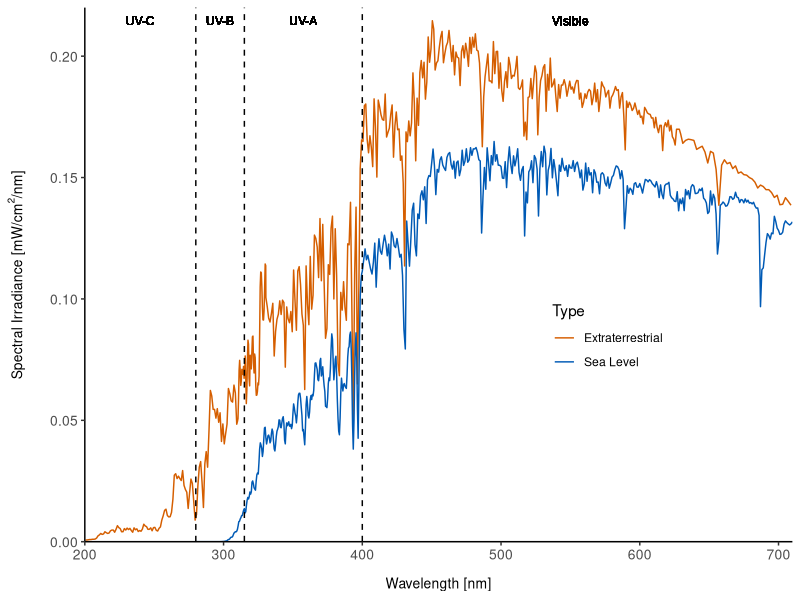
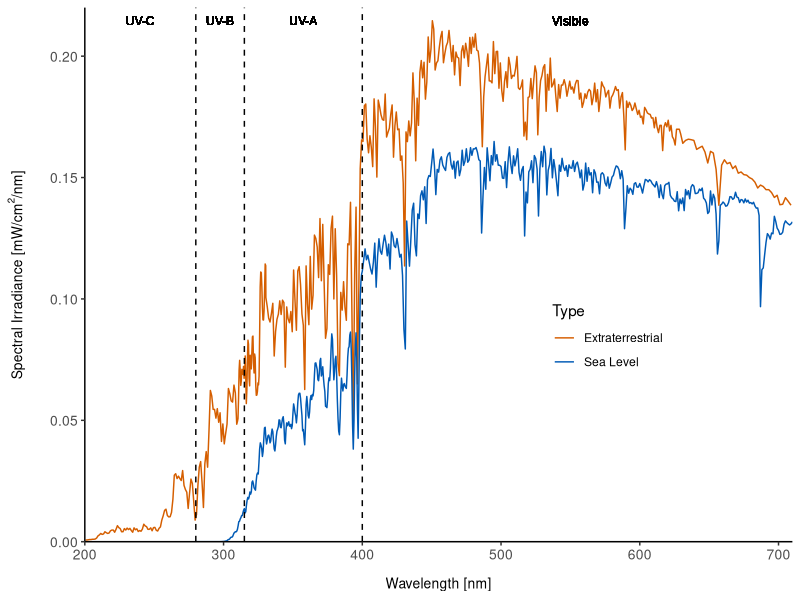

Write R code to recreate these figures, in order.
library(readxl)
library(tidyverse)

# Load solar radiation data from .xls files
solar <- read_xls("../data/e490_00a_amo.xls")
sealevel <- read_xls("../data/astmg173.xls", sheet = "SMARTS2")

solar <- solar %>% mutate(Type = "Extraterrestrial", Wavelength = `Wavelength, nm`, Irradiance = `Wehrli, W/m2/nm`) %>%
  select(Type, Wavelength, Irradiance)
sealevel <- sealevel %>% mutate(Type = "Sea Level", Wavelength = `Wvlgth nm`, Irradiance = `Global tilt  W*m-2*nm-1`) %>%
  select(Type, Wavelength, Irradiance)

# Convert Irradiance from W/m^2/nm to mW/cm^2/nm by multiplying with 0.1
solar_converted <- solar %>% mutate(Irradiance_mW = Irradiance * 0.1)
sealevel_converted <- sealevel %>% mutate(Irradiance_mW = Irradiance * 0.1)

# Combine the converted datasets
combined_converted <- rbind(solar_converted, sealevel_converted)

# Print the combined dataset to the console
print(combined_converted)

# Define the max value for the y-axis
ymax <- max(combined_converted$Irradiance_mW, na.rm = TRUE)

# Plot the data with ggplot
cplot <- ggplot(data = combined_converted, aes(x = Wavelength, y = Irradiance_mW, group = Type, color = Type)) +
  geom_line() +
  scale_x_continuous(breaks = seq(200, 700, by = 100), limits = c(200, 710), expand = c(0,0)) +
  scale_y_continuous(limits = c(0, 0.22), expand = c(0,0)) +
  labs(x = "Wavelength [nm]",
       y = expression("Spectral Irradiance [mW/cm"^{2}*"/nm]")) +
  geom_vline(xintercept = c(280, 315, 400), linetype = "dashed", color = "black", linewidth = 0.5) +
  geom_text(aes(x = 240, y = ymax, label = "UV-C"), size = 3, family = "Arial", color = "black") +
  geom_text(aes(x = 297.5, y = ymax, label = "UV-B"), size = 3, family = "Arial", color = "black") +
  geom_text(aes(x = 357.5, y = ymax, label = "UV-A"), size = 3, family = "Arial", color = "black") +
  geom_text(aes(x = 550, y = ymax, label = "Visible"), size = 3, family = "Arial", color = "black") +
  scale_color_manual(values = c("Extraterrestrial" = "#D55E00", "Sea Level" = "#005AB5")) +
  theme_classic() +
  theme(axis.text = element_text(size = 10), # Increase tick label font size
        axis.title.x = element_text(size = 10, margin = margin(t = 10)), # Increase X axis label font size and add space
        axis.title.y = element_text(size = 10, margin = margin(r = 15)),  # Increase Y axis label font size and add space
        legend.position = c(0.65, 0.3), # Adjust the x and y values for the desired position
        legend.justification = c(0, 0),
        legend.background = element_rect(fill = "transparent", color = "transparent"),
        legend.box.background = element_rect(fill = "transparent", color = "transparent")
  )

cplot

ggsave(filename = "../figure image files/combined_solarplot.svg", plot = cplot, unit = "mm", width = 150, height = 100, dpi = 600) # this plot was combined with the figure of the electromagnetic spectrum using Inkscape
# FYI there appears to be a bug that causes the text for "UV-C", "UV-C", "UV-A", and "Visible" to appear thousands of times in the svg file. Unfortunately, I have been unable to fix this.